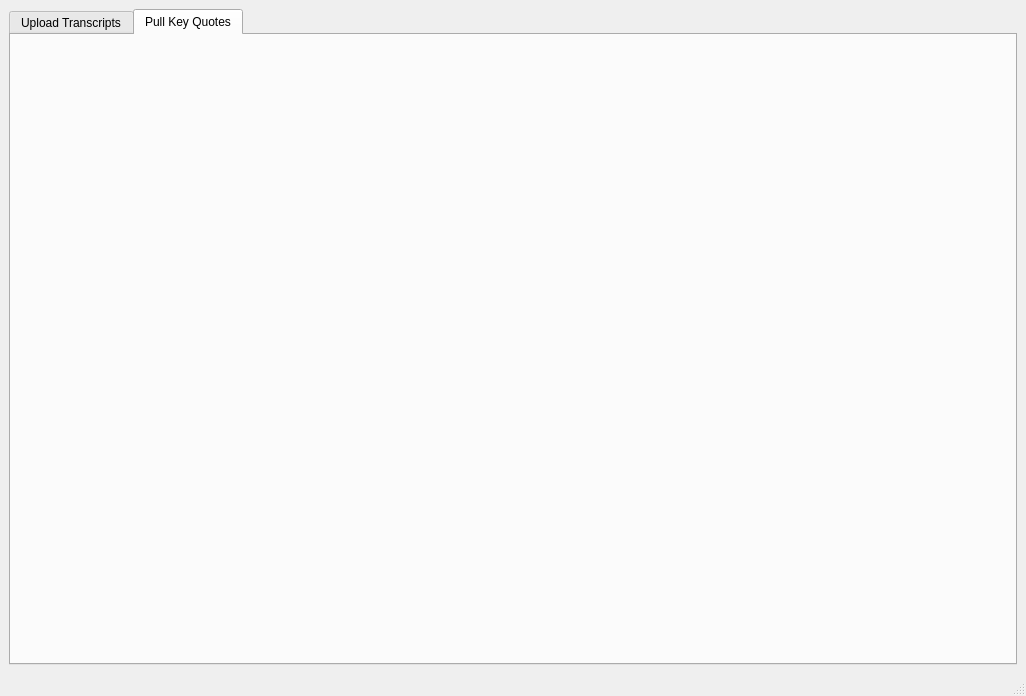
<?xml version="1.0" encoding="UTF-8"?>
<ui version="4.0">
 <class>MainWindow</class>
 <widget class="QMainWindow" name="MainWindow">
  <property name="geometry">
   <rect>
    <x>0</x>
    <y>0</y>
    <width>1026</width>
    <height>696</height>
   </rect>
  </property>
  <property name="minimumSize">
   <size>
    <width>800</width>
    <height>600</height>
   </size>
  </property>
  <property name="windowTitle">
   <string>PPL Tools</string>
  </property>
  <widget class="QWidget" name="centralwidget">
   <layout class="QGridLayout" name="gridLayout_2">
    <item row="0" column="0">
     <widget class="QTabWidget" name="tabWidget">
      <property name="enabled">
       <bool>true</bool>
      </property>
      <property name="sizePolicy">
       <sizepolicy hsizetype="Preferred" vsizetype="Preferred">
        <horstretch>10</horstretch>
        <verstretch>1</verstretch>
       </sizepolicy>
      </property>
      <property name="minimumSize">
       <size>
        <width>0</width>
        <height>0</height>
       </size>
      </property>
      <property name="toolTipDuration">
       <number>-4</number>
      </property>
      <property name="styleSheet">
       <string notr="true"/>
      </property>
      <property name="tabPosition">
       <enum>QTabWidget::TabPosition::North</enum>
      </property>
      <property name="currentIndex">
       <number>1</number>
      </property>
      <property name="elideMode">
       <enum>Qt::TextElideMode::ElideRight</enum>
      </property>
      <property name="usesScrollButtons">
       <bool>false</bool>
      </property>
      <property name="tabsClosable">
       <bool>false</bool>
      </property>
      <property name="tabBarAutoHide">
       <bool>false</bool>
      </property>
      <widget class="QWidget" name="airtableUploadTab">
       <attribute name="title">
        <string>Upload Transcripts</string>
       </attribute>
       <layout class="QVBoxLayout" name="verticalLayout_3">
        <item>
         <layout class="QHBoxLayout" name="horizontalLayout_3" stretch="0,0">
          <property name="spacing">
           <number>-1</number>
          </property>
          <property name="sizeConstraint">
           <enum>QLayout::SizeConstraint::SetNoConstraint</enum>
          </property>
          <item>
           <widget class="QLabel" name="label_7">
            <property name="sizePolicy">
             <sizepolicy hsizetype="Expanding" vsizetype="Preferred">
              <horstretch>0</horstretch>
              <verstretch>0</verstretch>
             </sizepolicy>
            </property>
            <property name="frameShape">
             <enum>QFrame::Shape::NoFrame</enum>
            </property>
            <property name="text">
             <string>This tool allows you to **bulk** upload text files of interview transcripts into Airtable. It expects all transcripts to be stored as *.txt files, in one folder.

It expects filenames of the format: [some explainer text about filename convention].</string>
            </property>
            <property name="textFormat">
             <enum>Qt::TextFormat::MarkdownText</enum>
            </property>
            <property name="wordWrap">
             <bool>true</bool>
            </property>
           </widget>
          </item>
          <item>
           <layout class="QGridLayout" name="gridLayout" rowstretch="0,0" rowminimumheight="0,0">
            <item row="1" column="1">
             <widget class="QLineEdit" name="apiKeyTextEntry">
              <property name="enabled">
               <bool>true</bool>
              </property>
              <property name="focusPolicy">
               <enum>Qt::FocusPolicy::ClickFocus</enum>
              </property>
              <property name="text">
               <string/>
              </property>
              <property name="echoMode">
               <enum>QLineEdit::EchoMode::Password</enum>
              </property>
              <property name="clearButtonEnabled">
               <bool>false</bool>
              </property>
             </widget>
            </item>
            <item row="1" column="0">
             <widget class="QLabel" name="aPIKeyLabel">
              <property name="styleSheet">
               <string notr="true">font-weight: bold</string>
              </property>
              <property name="text">
               <string>Airtable Access Token</string>
              </property>
             </widget>
            </item>
            <item row="0" column="0">
             <widget class="QLabel" name="transcriptsFolderLabel">
              <property name="styleSheet">
               <string notr="true">font-weight: bold</string>
              </property>
              <property name="text">
               <string>Transcripts Folder</string>
              </property>
             </widget>
            </item>
            <item row="0" column="1">
             <widget class="QLabel" name="folderDisplayText">
              <property name="sizePolicy">
               <sizepolicy hsizetype="Preferred" vsizetype="Fixed">
                <horstretch>0</horstretch>
                <verstretch>0</verstretch>
               </sizepolicy>
              </property>
              <property name="text">
               <string/>
              </property>
             </widget>
            </item>
            <item row="0" column="2">
             <widget class="QPushButton" name="folderSelectButton">
              <property name="enabled">
               <bool>true</bool>
              </property>
              <property name="sizePolicy">
               <sizepolicy hsizetype="Minimum" vsizetype="Fixed">
                <horstretch>0</horstretch>
                <verstretch>0</verstretch>
               </sizepolicy>
              </property>
              <property name="text">
               <string>Select</string>
              </property>
             </widget>
            </item>
            <item row="1" column="2">
             <widget class="QPushButton" name="apiKeySubmit">
              <property name="enabled">
               <bool>true</bool>
              </property>
              <property name="sizePolicy">
               <sizepolicy hsizetype="Fixed" vsizetype="Fixed">
                <horstretch>0</horstretch>
                <verstretch>0</verstretch>
               </sizepolicy>
              </property>
              <property name="text">
               <string>Submit</string>
              </property>
              <property name="checkable">
               <bool>false</bool>
              </property>
             </widget>
            </item>
           </layout>
          </item>
         </layout>
        </item>
        <item>
         <layout class="QGridLayout" name="gridLayout_4" rowstretch="1,3,0">
          <item row="2" column="2">
           <layout class="QVBoxLayout" name="verticalLayout">
            <item>
             <layout class="QHBoxLayout" name="horizontalLayout_2">
              <item>
               <widget class="QLabel" name="label_3">
                <property name="text">
                 <string>**Select a matching record.**</string>
                </property>
                <property name="textFormat">
                 <enum>Qt::TextFormat::MarkdownText</enum>
                </property>
               </widget>
              </item>
              <item>
               <widget class="QComboBox" name="recordSelectBox">
                <property name="enabled">
                 <bool>false</bool>
                </property>
                <property name="editable">
                 <bool>false</bool>
                </property>
               </widget>
              </item>
             </layout>
            </item>
            <item>
             <widget class="QLabel" name="label_11">
              <property name="text">
               <string>&lt;html&gt;&lt;head/&gt;&lt;body&gt;&lt;p&gt;If the selected record already has a transcript uploaded, please &lt;span style=&quot; font-weight:700;&quot;&gt;select an option&lt;/span&gt; from the three radio buttons below, &lt;span style=&quot; font-weight:700;&quot;&gt;or press flag&lt;/span&gt; to upload manually.&lt;/p&gt;&lt;/body&gt;&lt;/html&gt;</string>
              </property>
              <property name="wordWrap">
               <bool>true</bool>
              </property>
             </widget>
            </item>
            <item>
             <layout class="QVBoxLayout" name="verticalLayout_2">
              <item>
               <layout class="QGridLayout" name="gridLayout_3">
                <item row="0" column="0">
                 <widget class="QLabel" name="label_4">
                  <property name="text">
                   <string>Existing transcript (1)</string>
                  </property>
                 </widget>
                </item>
                <item row="1" column="0">
                 <widget class="QScrollArea" name="existingTranscript">
                  <property name="enabled">
                   <bool>true</bool>
                  </property>
                  <property name="sizePolicy">
                   <sizepolicy hsizetype="MinimumExpanding" vsizetype="Preferred">
                    <horstretch>0</horstretch>
                    <verstretch>0</verstretch>
                   </sizepolicy>
                  </property>
                  <property name="verticalScrollBarPolicy">
                   <enum>Qt::ScrollBarPolicy::ScrollBarAsNeeded</enum>
                  </property>
                  <property name="horizontalScrollBarPolicy">
                   <enum>Qt::ScrollBarPolicy::ScrollBarAsNeeded</enum>
                  </property>
                  <property name="widgetResizable">
                   <bool>true</bool>
                  </property>
                  <widget class="QWidget" name="scrollAreaWidgetContents">
                   <property name="enabled">
                    <bool>true</bool>
                   </property>
                   <property name="geometry">
                    <rect>
                     <x>0</x>
                     <y>0</y>
                     <width>98</width>
                     <height>40</height>
                    </rect>
                   </property>
                   <layout class="QGridLayout" name="gridLayout_5">
                    <item row="0" column="0">
                     <widget class="QLabel" name="existingTranscriptFrameText">
                      <property name="sizePolicy">
                       <sizepolicy hsizetype="Preferred" vsizetype="Preferred">
                        <horstretch>0</horstretch>
                        <verstretch>0</verstretch>
                       </sizepolicy>
                      </property>
                      <property name="text">
                       <string/>
                      </property>
                      <property name="wordWrap">
                       <bool>true</bool>
                      </property>
                     </widget>
                    </item>
                   </layout>
                  </widget>
                 </widget>
                </item>
                <item row="0" column="1">
                 <widget class="QLabel" name="label_5">
                  <property name="text">
                   <string>Transcript from File (2)</string>
                  </property>
                 </widget>
                </item>
                <item row="1" column="1">
                 <widget class="QScrollArea" name="scrollArea">
                  <property name="enabled">
                   <bool>true</bool>
                  </property>
                  <property name="verticalScrollBarPolicy">
                   <enum>Qt::ScrollBarPolicy::ScrollBarAlwaysOn</enum>
                  </property>
                  <property name="horizontalScrollBarPolicy">
                   <enum>Qt::ScrollBarPolicy::ScrollBarAlwaysOn</enum>
                  </property>
                  <property name="sizeAdjustPolicy">
                   <enum>QAbstractScrollArea::SizeAdjustPolicy::AdjustToContents</enum>
                  </property>
                  <property name="widgetResizable">
                   <bool>true</bool>
                  </property>
                  <widget class="QWidget" name="scrollAreaWidgetContents_2">
                   <property name="geometry">
                    <rect>
                     <x>0</x>
                     <y>0</y>
                     <width>98</width>
                     <height>40</height>
                    </rect>
                   </property>
                   <property name="autoFillBackground">
                    <bool>true</bool>
                   </property>
                   <layout class="QVBoxLayout" name="verticalLayout_4">
                    <item>
                     <widget class="QLabel" name="fromFileTranscriptFrameText">
                      <property name="text">
                       <string/>
                      </property>
                      <property name="wordWrap">
                       <bool>true</bool>
                      </property>
                     </widget>
                    </item>
                   </layout>
                  </widget>
                 </widget>
                </item>
               </layout>
              </item>
              <item>
               <layout class="QHBoxLayout" name="horizontalLayout_6">
                <item>
                 <widget class="QRadioButton" name="appendRadioButton">
                  <property name="enabled">
                   <bool>false</bool>
                  </property>
                  <property name="text">
                   <string>Append (1 then 2)</string>
                  </property>
                  <attribute name="buttonGroup">
                   <string notr="true">radioButtonGroup</string>
                  </attribute>
                 </widget>
                </item>
                <item>
                 <widget class="QRadioButton" name="prependRadioButton">
                  <property name="enabled">
                   <bool>false</bool>
                  </property>
                  <property name="text">
                   <string>Prepend (2 then 1)</string>
                  </property>
                  <attribute name="buttonGroup">
                   <string notr="true">radioButtonGroup</string>
                  </attribute>
                 </widget>
                </item>
                <item>
                 <widget class="QRadioButton" name="overwriteRadioButton">
                  <property name="enabled">
                   <bool>false</bool>
                  </property>
                  <property name="text">
                   <string>Overwrite (just 2)</string>
                  </property>
                  <attribute name="buttonGroup">
                   <string notr="true">radioButtonGroup</string>
                  </attribute>
                 </widget>
                </item>
               </layout>
              </item>
             </layout>
            </item>
            <item>
             <layout class="QHBoxLayout" name="horizontalLayout">
              <property name="spacing">
               <number>5</number>
              </property>
              <property name="sizeConstraint">
               <enum>QLayout::SizeConstraint::SetDefaultConstraint</enum>
              </property>
              <item>
               <spacer name="horizontalSpacer">
                <property name="orientation">
                 <enum>Qt::Orientation::Horizontal</enum>
                </property>
                <property name="sizeHint" stdset="0">
                 <size>
                  <width>40</width>
                  <height>20</height>
                 </size>
                </property>
               </spacer>
              </item>
              <item>
               <widget class="QPushButton" name="approveButton">
                <property name="enabled">
                 <bool>false</bool>
                </property>
                <property name="sizePolicy">
                 <sizepolicy hsizetype="Fixed" vsizetype="Fixed">
                  <horstretch>0</horstretch>
                  <verstretch>0</verstretch>
                 </sizepolicy>
                </property>
                <property name="text">
                 <string>Approve and Upload</string>
                </property>
               </widget>
              </item>
              <item>
               <widget class="QPushButton" name="flagButton">
                <property name="enabled">
                 <bool>false</bool>
                </property>
                <property name="sizePolicy">
                 <sizepolicy hsizetype="Fixed" vsizetype="Fixed">
                  <horstretch>0</horstretch>
                  <verstretch>0</verstretch>
                 </sizepolicy>
                </property>
                <property name="text">
                 <string>Flag for Manual Review</string>
                </property>
               </widget>
              </item>
             </layout>
            </item>
           </layout>
          </item>
          <item row="0" column="2">
           <widget class="QLabel" name="label_6">
            <property name="minimumSize">
             <size>
              <width>131</width>
              <height>31</height>
             </size>
            </property>
            <property name="text">
             <string>&lt;html&gt;&lt;head/&gt;&lt;body&gt;&lt;p&gt;&lt;span style=&quot; font-size:18pt; font-weight:700;&quot;&gt;Process File&lt;/span&gt;&lt;/p&gt;&lt;/body&gt;&lt;/html&gt;</string>
            </property>
           </widget>
          </item>
          <item row="0" column="1">
           <widget class="QLabel" name="label_2">
            <property name="sizePolicy">
             <sizepolicy hsizetype="Preferred" vsizetype="Fixed">
              <horstretch>0</horstretch>
              <verstretch>0</verstretch>
             </sizepolicy>
            </property>
            <property name="minimumSize">
             <size>
              <width>0</width>
              <height>30</height>
             </size>
            </property>
            <property name="text">
             <string>&lt;html&gt;&lt;head/&gt;&lt;body&gt;&lt;p&gt;&lt;span style=&quot; font-size:18pt; font-weight:700;&quot;&gt;Transcript File Queue&lt;/span&gt;&lt;/p&gt;&lt;/body&gt;&lt;/html&gt;</string>
            </property>
           </widget>
          </item>
          <item row="1" column="1">
           <widget class="QLabel" name="label_9">
            <property name="sizePolicy">
             <sizepolicy hsizetype="Preferred" vsizetype="Fixed">
              <horstretch>0</horstretch>
              <verstretch>0</verstretch>
             </sizepolicy>
            </property>
            <property name="text">
             <string>Select files from the drawers below to process in the right-hand pane.</string>
            </property>
            <property name="wordWrap">
             <bool>true</bool>
            </property>
           </widget>
          </item>
          <item row="1" column="2">
           <widget class="QLabel" name="label_10">
            <property name="text">
             <string>Select a file from the left-hand queue to process. If no record with interview code matching the exact filename was found, please select from the fuzzy matches found below.</string>
            </property>
            <property name="wordWrap">
             <bool>true</bool>
            </property>
           </widget>
          </item>
          <item row="2" column="1">
           <widget class="QTreeView" name="transcriptsTreeView">
            <property name="sizePolicy">
             <sizepolicy hsizetype="Preferred" vsizetype="Expanding">
              <horstretch>0</horstretch>
              <verstretch>0</verstretch>
             </sizepolicy>
            </property>
           </widget>
          </item>
         </layout>
        </item>
       </layout>
      </widget>
      <widget class="QWidget" name="tab_3">
       <attribute name="title">
        <string>Pull Key Quotes</string>
       </attribute>
      </widget>
     </widget>
    </item>
   </layout>
  </widget>
  <widget class="QStatusBar" name="statusbar"/>
 </widget>
 <resources/>
 <connections/>
 <buttongroups>
  <buttongroup name="radioButtonGroup"/>
 </buttongroups>
</ui>
